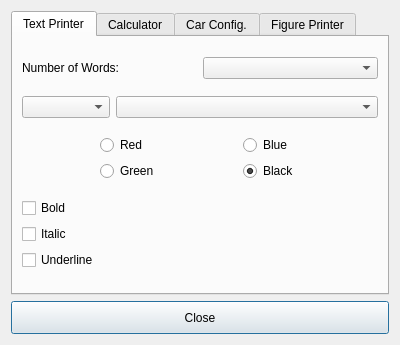
<?xml version="1.0" encoding="UTF-8"?>
<ui version="4.0">
 <class>Dialog</class>
 <widget class="QDialog" name="Dialog">
  <property name="windowModality">
   <enum>Qt::NonModal</enum>
  </property>
  <property name="geometry">
   <rect>
    <x>0</x>
    <y>0</y>
    <width>400</width>
    <height>345</height>
   </rect>
  </property>
  <property name="sizePolicy">
   <sizepolicy hsizetype="MinimumExpanding" vsizetype="MinimumExpanding">
    <horstretch>0</horstretch>
    <verstretch>0</verstretch>
   </sizepolicy>
  </property>
  <property name="minimumSize">
   <size>
    <width>400</width>
    <height>345</height>
   </size>
  </property>
  <property name="windowTitle">
   <string>Dialog</string>
  </property>
  <layout class="QVBoxLayout" name="verticalLayout">
   <item>
    <widget class="QTabWidget" name="settings_tab">
     <property name="sizePolicy">
      <sizepolicy hsizetype="MinimumExpanding" vsizetype="MinimumExpanding">
       <horstretch>0</horstretch>
       <verstretch>0</verstretch>
      </sizepolicy>
     </property>
     <property name="currentIndex">
      <number>0</number>
     </property>
     <widget class="QWidget" name="text_printer_tab">
      <property name="sizePolicy">
       <sizepolicy hsizetype="MinimumExpanding" vsizetype="MinimumExpanding">
        <horstretch>0</horstretch>
        <verstretch>0</verstretch>
       </sizepolicy>
      </property>
      <attribute name="title">
       <string>Text Printer</string>
      </attribute>
      <layout class="QVBoxLayout" name="verticalLayout_2">
       <item>
        <layout class="QHBoxLayout" name="horizontalLayout_8">
         <item>
          <widget class="QLabel" name="label_4">
           <property name="text">
            <string>Number of Words:</string>
           </property>
          </widget>
         </item>
         <item>
          <widget class="QComboBox" name="number_of_words_combobox">
           <property name="sizePolicy">
            <sizepolicy hsizetype="Preferred" vsizetype="Fixed">
             <horstretch>0</horstretch>
             <verstretch>0</verstretch>
            </sizepolicy>
           </property>
          </widget>
         </item>
        </layout>
       </item>
       <item>
        <layout class="QHBoxLayout" name="horizontalLayout" stretch="1,3">
         <item>
          <widget class="QComboBox" name="font_size_combobox">
           <property name="toolTip">
            <string/>
           </property>
          </widget>
         </item>
         <item>
          <widget class="QComboBox" name="font_combobox"/>
         </item>
        </layout>
       </item>
       <item>
        <layout class="QHBoxLayout" name="horizontalLayout_2">
         <item>
          <layout class="QVBoxLayout" name="verticalLayout_3">
           <item>
            <widget class="QRadioButton" name="red_text_color_button">
             <property name="sizePolicy">
              <sizepolicy hsizetype="Maximum" vsizetype="Fixed">
               <horstretch>0</horstretch>
               <verstretch>0</verstretch>
              </sizepolicy>
             </property>
             <property name="text">
              <string>Red</string>
             </property>
             <attribute name="buttonGroup">
              <string notr="true">text_color_button_group</string>
             </attribute>
            </widget>
           </item>
           <item>
            <widget class="QRadioButton" name="green_text_color_button">
             <property name="sizePolicy">
              <sizepolicy hsizetype="Maximum" vsizetype="Fixed">
               <horstretch>0</horstretch>
               <verstretch>0</verstretch>
              </sizepolicy>
             </property>
             <property name="text">
              <string>Green</string>
             </property>
             <attribute name="buttonGroup">
              <string notr="true">text_color_button_group</string>
             </attribute>
            </widget>
           </item>
          </layout>
         </item>
         <item>
          <layout class="QVBoxLayout" name="verticalLayout_4">
           <item>
            <widget class="QRadioButton" name="blue_text_color_button">
             <property name="sizePolicy">
              <sizepolicy hsizetype="Maximum" vsizetype="Fixed">
               <horstretch>0</horstretch>
               <verstretch>0</verstretch>
              </sizepolicy>
             </property>
             <property name="text">
              <string>Blue</string>
             </property>
             <attribute name="buttonGroup">
              <string notr="true">text_color_button_group</string>
             </attribute>
            </widget>
           </item>
           <item>
            <widget class="QRadioButton" name="black_text_color_button">
             <property name="sizePolicy">
              <sizepolicy hsizetype="Maximum" vsizetype="Fixed">
               <horstretch>0</horstretch>
               <verstretch>0</verstretch>
              </sizepolicy>
             </property>
             <property name="text">
              <string>Black</string>
             </property>
             <property name="checked">
              <bool>true</bool>
             </property>
             <attribute name="buttonGroup">
              <string notr="true">text_color_button_group</string>
             </attribute>
            </widget>
           </item>
          </layout>
         </item>
        </layout>
       </item>
       <item>
        <layout class="QVBoxLayout" name="verticalLayout_5">
         <item>
          <widget class="QCheckBox" name="bold_font_checkbox">
           <property name="sizePolicy">
            <sizepolicy hsizetype="Maximum" vsizetype="Fixed">
             <horstretch>0</horstretch>
             <verstretch>0</verstretch>
            </sizepolicy>
           </property>
           <property name="text">
            <string>Bold</string>
           </property>
          </widget>
         </item>
         <item>
          <widget class="QCheckBox" name="italic_font_checkbox">
           <property name="sizePolicy">
            <sizepolicy hsizetype="Maximum" vsizetype="Fixed">
             <horstretch>0</horstretch>
             <verstretch>0</verstretch>
            </sizepolicy>
           </property>
           <property name="text">
            <string>Italic</string>
           </property>
          </widget>
         </item>
         <item>
          <widget class="QCheckBox" name="underline_font_checkbox">
           <property name="sizePolicy">
            <sizepolicy hsizetype="Maximum" vsizetype="Fixed">
             <horstretch>0</horstretch>
             <verstretch>0</verstretch>
            </sizepolicy>
           </property>
           <property name="text">
            <string>Underline</string>
           </property>
          </widget>
         </item>
        </layout>
       </item>
      </layout>
     </widget>
     <widget class="QWidget" name="calculator_tab">
      <property name="sizePolicy">
       <sizepolicy hsizetype="MinimumExpanding" vsizetype="MinimumExpanding">
        <horstretch>0</horstretch>
        <verstretch>0</verstretch>
       </sizepolicy>
      </property>
      <attribute name="title">
       <string>Calculator</string>
      </attribute>
      <layout class="QVBoxLayout" name="verticalLayout_6">
       <item>
        <layout class="QHBoxLayout" name="horizontalLayout_3">
         <item>
          <layout class="QVBoxLayout" name="verticalLayout_7">
           <item>
            <widget class="QCheckBox" name="addition_checkbox">
             <property name="sizePolicy">
              <sizepolicy hsizetype="Maximum" vsizetype="Fixed">
               <horstretch>0</horstretch>
               <verstretch>0</verstretch>
              </sizepolicy>
             </property>
             <property name="text">
              <string>Addition</string>
             </property>
             <property name="checked">
              <bool>true</bool>
             </property>
            </widget>
           </item>
           <item>
            <widget class="QCheckBox" name="multiplication_checkbox">
             <property name="sizePolicy">
              <sizepolicy hsizetype="Maximum" vsizetype="Fixed">
               <horstretch>0</horstretch>
               <verstretch>0</verstretch>
              </sizepolicy>
             </property>
             <property name="text">
              <string>Multiplication</string>
             </property>
            </widget>
           </item>
          </layout>
         </item>
         <item>
          <layout class="QVBoxLayout" name="verticalLayout_8">
           <item>
            <widget class="QCheckBox" name="subtraction_checkbox">
             <property name="sizePolicy">
              <sizepolicy hsizetype="Maximum" vsizetype="Fixed">
               <horstretch>0</horstretch>
               <verstretch>0</verstretch>
              </sizepolicy>
             </property>
             <property name="text">
              <string>Subtraction</string>
             </property>
             <property name="checked">
              <bool>true</bool>
             </property>
            </widget>
           </item>
           <item>
            <widget class="QCheckBox" name="division_checkbox">
             <property name="sizePolicy">
              <sizepolicy hsizetype="Maximum" vsizetype="Fixed">
               <horstretch>0</horstretch>
               <verstretch>0</verstretch>
              </sizepolicy>
             </property>
             <property name="text">
              <string>Division</string>
             </property>
            </widget>
           </item>
          </layout>
         </item>
        </layout>
       </item>
       <item>
        <layout class="QHBoxLayout" name="horizontalLayout_4">
         <item>
          <widget class="QLabel" name="label">
           <property name="text">
            <string>Numeral System:</string>
           </property>
          </widget>
         </item>
         <item>
          <widget class="QComboBox" name="numeral_system_combobox"/>
         </item>
        </layout>
       </item>
      </layout>
     </widget>
     <widget class="QWidget" name="car_configurator_tab">
      <property name="sizePolicy">
       <sizepolicy hsizetype="MinimumExpanding" vsizetype="MinimumExpanding">
        <horstretch>0</horstretch>
        <verstretch>0</verstretch>
       </sizepolicy>
      </property>
      <attribute name="title">
       <string>Car Config.</string>
      </attribute>
      <layout class="QVBoxLayout" name="verticalLayout_15">
       <item>
        <widget class="QFrame" name="frame">
         <property name="frameShape">
          <enum>QFrame::StyledPanel</enum>
         </property>
         <property name="frameShadow">
          <enum>QFrame::Raised</enum>
         </property>
         <layout class="QHBoxLayout" name="horizontalLayout_9">
          <item>
           <layout class="QVBoxLayout" name="verticalLayout_16">
            <item>
             <widget class="QCheckBox" name="tire_20_inch_checkbox">
              <property name="sizePolicy">
               <sizepolicy hsizetype="Maximum" vsizetype="Fixed">
                <horstretch>0</horstretch>
                <verstretch>0</verstretch>
               </sizepolicy>
              </property>
              <property name="text">
               <string>20 Inch Tire</string>
              </property>
              <property name="checked">
               <bool>true</bool>
              </property>
             </widget>
            </item>
            <item>
             <widget class="QCheckBox" name="tire_22_inch_checkbox">
              <property name="sizePolicy">
               <sizepolicy hsizetype="Maximum" vsizetype="Fixed">
                <horstretch>0</horstretch>
                <verstretch>0</verstretch>
               </sizepolicy>
              </property>
              <property name="text">
               <string>22 Inch Tire</string>
              </property>
              <property name="checked">
               <bool>true</bool>
              </property>
             </widget>
            </item>
           </layout>
          </item>
          <item>
           <layout class="QVBoxLayout" name="verticalLayout_14">
            <item>
             <widget class="QCheckBox" name="tire_18_inch_checkbox">
              <property name="sizePolicy">
               <sizepolicy hsizetype="Maximum" vsizetype="Fixed">
                <horstretch>0</horstretch>
                <verstretch>0</verstretch>
               </sizepolicy>
              </property>
              <property name="text">
               <string>18 Inch Tire</string>
              </property>
              <property name="checked">
               <bool>true</bool>
              </property>
             </widget>
            </item>
            <item>
             <widget class="QCheckBox" name="tire_19_inch_checkbox">
              <property name="sizePolicy">
               <sizepolicy hsizetype="Maximum" vsizetype="Fixed">
                <horstretch>0</horstretch>
                <verstretch>0</verstretch>
               </sizepolicy>
              </property>
              <property name="text">
               <string>19 Inch Tire</string>
              </property>
              <property name="checked">
               <bool>true</bool>
              </property>
             </widget>
            </item>
           </layout>
          </item>
         </layout>
        </widget>
       </item>
       <item>
        <widget class="QFrame" name="frame_2">
         <property name="frameShape">
          <enum>QFrame::StyledPanel</enum>
         </property>
         <property name="frameShadow">
          <enum>QFrame::Raised</enum>
         </property>
         <layout class="QHBoxLayout" name="horizontalLayout_10" stretch="0,0">
          <item>
           <layout class="QVBoxLayout" name="verticalLayout_17">
            <item>
             <widget class="QCheckBox" name="modern_interior_checkbox">
              <property name="sizePolicy">
               <sizepolicy hsizetype="Maximum" vsizetype="Fixed">
                <horstretch>0</horstretch>
                <verstretch>0</verstretch>
               </sizepolicy>
              </property>
              <property name="text">
               <string>Modern Interior</string>
              </property>
              <property name="checked">
               <bool>true</bool>
              </property>
             </widget>
            </item>
            <item>
             <widget class="QCheckBox" name="vintage_interior_checkbox">
              <property name="sizePolicy">
               <sizepolicy hsizetype="Maximum" vsizetype="Fixed">
                <horstretch>0</horstretch>
                <verstretch>0</verstretch>
               </sizepolicy>
              </property>
              <property name="text">
               <string>Vintage Interior</string>
              </property>
              <property name="checked">
               <bool>true</bool>
              </property>
             </widget>
            </item>
           </layout>
          </item>
          <item>
           <layout class="QVBoxLayout" name="verticalLayout_18">
            <item>
             <widget class="QCheckBox" name="sport_interior_checkbox">
              <property name="sizePolicy">
               <sizepolicy hsizetype="Maximum" vsizetype="Fixed">
                <horstretch>0</horstretch>
                <verstretch>0</verstretch>
               </sizepolicy>
              </property>
              <property name="text">
               <string>Sport Interior</string>
              </property>
              <property name="checked">
               <bool>true</bool>
              </property>
             </widget>
            </item>
            <item>
             <widget class="QCheckBox" name="dummy_checkbox_interior">
              <property name="enabled">
               <bool>false</bool>
              </property>
              <property name="sizePolicy">
               <sizepolicy hsizetype="Maximum" vsizetype="Fixed">
                <horstretch>0</horstretch>
                <verstretch>0</verstretch>
               </sizepolicy>
              </property>
              <property name="text">
               <string>CheckBox</string>
              </property>
             </widget>
            </item>
           </layout>
          </item>
         </layout>
        </widget>
       </item>
       <item>
        <widget class="QFrame" name="frame_3">
         <property name="frameShape">
          <enum>QFrame::StyledPanel</enum>
         </property>
         <property name="frameShadow">
          <enum>QFrame::Raised</enum>
         </property>
         <layout class="QHBoxLayout" name="horizontalLayout_6" stretch="10,0">
          <item>
           <layout class="QVBoxLayout" name="verticalLayout_19">
            <item>
             <widget class="QCheckBox" name="combustion_engine_a_checkbox">
              <property name="sizePolicy">
               <sizepolicy hsizetype="Maximum" vsizetype="Fixed">
                <horstretch>0</horstretch>
                <verstretch>0</verstretch>
               </sizepolicy>
              </property>
              <property name="text">
               <string>Combustion Engine A</string>
              </property>
              <property name="checked">
               <bool>true</bool>
              </property>
             </widget>
            </item>
            <item>
             <widget class="QCheckBox" name="combustion_engine_b_checkbox">
              <property name="sizePolicy">
               <sizepolicy hsizetype="Maximum" vsizetype="Fixed">
                <horstretch>0</horstretch>
                <verstretch>0</verstretch>
               </sizepolicy>
              </property>
              <property name="text">
               <string>Combustion Engine B</string>
              </property>
              <property name="checked">
               <bool>true</bool>
              </property>
             </widget>
            </item>
            <item>
             <widget class="QCheckBox" name="combustion_engine_c_checkbox">
              <property name="sizePolicy">
               <sizepolicy hsizetype="Maximum" vsizetype="Fixed">
                <horstretch>0</horstretch>
                <verstretch>0</verstretch>
               </sizepolicy>
              </property>
              <property name="text">
               <string>Combustion Engine C</string>
              </property>
              <property name="checked">
               <bool>true</bool>
              </property>
             </widget>
            </item>
           </layout>
          </item>
          <item>
           <layout class="QVBoxLayout" name="verticalLayout_20">
            <item>
             <widget class="QCheckBox" name="electric_motor_a_checkbox">
              <property name="sizePolicy">
               <sizepolicy hsizetype="Maximum" vsizetype="Fixed">
                <horstretch>0</horstretch>
                <verstretch>0</verstretch>
               </sizepolicy>
              </property>
              <property name="text">
               <string>Electric Motor A</string>
              </property>
              <property name="checked">
               <bool>true</bool>
              </property>
             </widget>
            </item>
            <item>
             <widget class="QCheckBox" name="electric_motor_b_checkbox">
              <property name="sizePolicy">
               <sizepolicy hsizetype="Maximum" vsizetype="Fixed">
                <horstretch>0</horstretch>
                <verstretch>0</verstretch>
               </sizepolicy>
              </property>
              <property name="text">
               <string>Electric Motor B</string>
              </property>
              <property name="checked">
               <bool>true</bool>
              </property>
             </widget>
            </item>
            <item>
             <widget class="QCheckBox" name="dummy_checkbox_electric_motor">
              <property name="enabled">
               <bool>false</bool>
              </property>
              <property name="sizePolicy">
               <sizepolicy hsizetype="Maximum" vsizetype="Fixed">
                <horstretch>0</horstretch>
                <verstretch>0</verstretch>
               </sizepolicy>
              </property>
              <property name="text">
               <string>CheckBox</string>
              </property>
             </widget>
            </item>
           </layout>
          </item>
         </layout>
        </widget>
       </item>
      </layout>
     </widget>
     <widget class="QWidget" name="figure_printer_tab">
      <property name="sizePolicy">
       <sizepolicy hsizetype="MinimumExpanding" vsizetype="MinimumExpanding">
        <horstretch>0</horstretch>
        <verstretch>0</verstretch>
       </sizepolicy>
      </property>
      <attribute name="title">
       <string>Figure Printer</string>
      </attribute>
      <layout class="QVBoxLayout" name="verticalLayout_9">
       <item>
        <widget class="QCheckBox" name="activate_figure_printer_checkbox">
         <property name="sizePolicy">
          <sizepolicy hsizetype="Maximum" vsizetype="Fixed">
           <horstretch>0</horstretch>
           <verstretch>0</verstretch>
          </sizepolicy>
         </property>
         <property name="text">
          <string>Activate Figure Printer</string>
         </property>
        </widget>
       </item>
       <item>
        <layout class="QHBoxLayout" name="horizontalLayout_5">
         <item>
          <layout class="QVBoxLayout" name="verticalLayout_13">
           <item>
            <widget class="QCheckBox" name="christmas_tree_checkbox">
             <property name="enabled">
              <bool>false</bool>
             </property>
             <property name="sizePolicy">
              <sizepolicy hsizetype="Maximum" vsizetype="Fixed">
               <horstretch>0</horstretch>
               <verstretch>0</verstretch>
              </sizepolicy>
             </property>
             <property name="text">
              <string>Christmas Tree</string>
             </property>
             <property name="checked">
              <bool>true</bool>
             </property>
            </widget>
           </item>
           <item>
            <widget class="QCheckBox" name="guitar_checkbox">
             <property name="enabled">
              <bool>false</bool>
             </property>
             <property name="sizePolicy">
              <sizepolicy hsizetype="Maximum" vsizetype="Fixed">
               <horstretch>0</horstretch>
               <verstretch>0</verstretch>
              </sizepolicy>
             </property>
             <property name="text">
              <string>Guitar</string>
             </property>
            </widget>
           </item>
          </layout>
         </item>
         <item>
          <layout class="QVBoxLayout" name="verticalLayout_10">
           <item>
            <widget class="QCheckBox" name="space_ship_checkbox">
             <property name="enabled">
              <bool>false</bool>
             </property>
             <property name="sizePolicy">
              <sizepolicy hsizetype="Maximum" vsizetype="Fixed">
               <horstretch>0</horstretch>
               <verstretch>0</verstretch>
              </sizepolicy>
             </property>
             <property name="text">
              <string>Space Ship</string>
             </property>
            </widget>
           </item>
           <item>
            <widget class="QCheckBox" name="house_checkbox">
             <property name="enabled">
              <bool>false</bool>
             </property>
             <property name="sizePolicy">
              <sizepolicy hsizetype="Maximum" vsizetype="Fixed">
               <horstretch>0</horstretch>
               <verstretch>0</verstretch>
              </sizepolicy>
             </property>
             <property name="text">
              <string>House</string>
             </property>
            </widget>
           </item>
          </layout>
         </item>
        </layout>
       </item>
       <item>
        <layout class="QHBoxLayout" name="horizontalLayout_7">
         <item>
          <layout class="QVBoxLayout" name="verticalLayout_11">
           <item>
            <widget class="QRadioButton" name="green_figure_color_button">
             <property name="enabled">
              <bool>false</bool>
             </property>
             <property name="sizePolicy">
              <sizepolicy hsizetype="Maximum" vsizetype="Fixed">
               <horstretch>0</horstretch>
               <verstretch>0</verstretch>
              </sizepolicy>
             </property>
             <property name="text">
              <string>Green</string>
             </property>
             <attribute name="buttonGroup">
              <string notr="true">tree_color_button_group</string>
             </attribute>
            </widget>
           </item>
           <item>
            <widget class="QRadioButton" name="blue_figure_color_button">
             <property name="enabled">
              <bool>false</bool>
             </property>
             <property name="sizePolicy">
              <sizepolicy hsizetype="Maximum" vsizetype="Fixed">
               <horstretch>0</horstretch>
               <verstretch>0</verstretch>
              </sizepolicy>
             </property>
             <property name="text">
              <string>Blue</string>
             </property>
             <attribute name="buttonGroup">
              <string notr="true">tree_color_button_group</string>
             </attribute>
            </widget>
           </item>
          </layout>
         </item>
         <item>
          <layout class="QVBoxLayout" name="verticalLayout_12">
           <item>
            <widget class="QRadioButton" name="black_figure_color_button">
             <property name="enabled">
              <bool>false</bool>
             </property>
             <property name="sizePolicy">
              <sizepolicy hsizetype="Maximum" vsizetype="Fixed">
               <horstretch>0</horstretch>
               <verstretch>0</verstretch>
              </sizepolicy>
             </property>
             <property name="text">
              <string>Black</string>
             </property>
             <property name="checked">
              <bool>true</bool>
             </property>
             <attribute name="buttonGroup">
              <string notr="true">tree_color_button_group</string>
             </attribute>
            </widget>
           </item>
           <item>
            <widget class="QRadioButton" name="brown_figure_color_button">
             <property name="enabled">
              <bool>false</bool>
             </property>
             <property name="sizePolicy">
              <sizepolicy hsizetype="Maximum" vsizetype="Fixed">
               <horstretch>0</horstretch>
               <verstretch>0</verstretch>
              </sizepolicy>
             </property>
             <property name="text">
              <string>Brown</string>
             </property>
             <attribute name="buttonGroup">
              <string notr="true">tree_color_button_group</string>
             </attribute>
            </widget>
           </item>
          </layout>
         </item>
        </layout>
       </item>
      </layout>
     </widget>
    </widget>
   </item>
   <item>
    <widget class="QPushButton" name="close_settings_dialog">
     <property name="sizePolicy">
      <sizepolicy hsizetype="MinimumExpanding" vsizetype="MinimumExpanding">
       <horstretch>0</horstretch>
       <verstretch>0</verstretch>
      </sizepolicy>
     </property>
     <property name="text">
      <string>Close</string>
     </property>
    </widget>
   </item>
  </layout>
 </widget>
 <resources/>
 <connections/>
 <buttongroups>
  <buttongroup name="tree_color_button_group"/>
  <buttongroup name="text_color_button_group"/>
 </buttongroups>
</ui>
